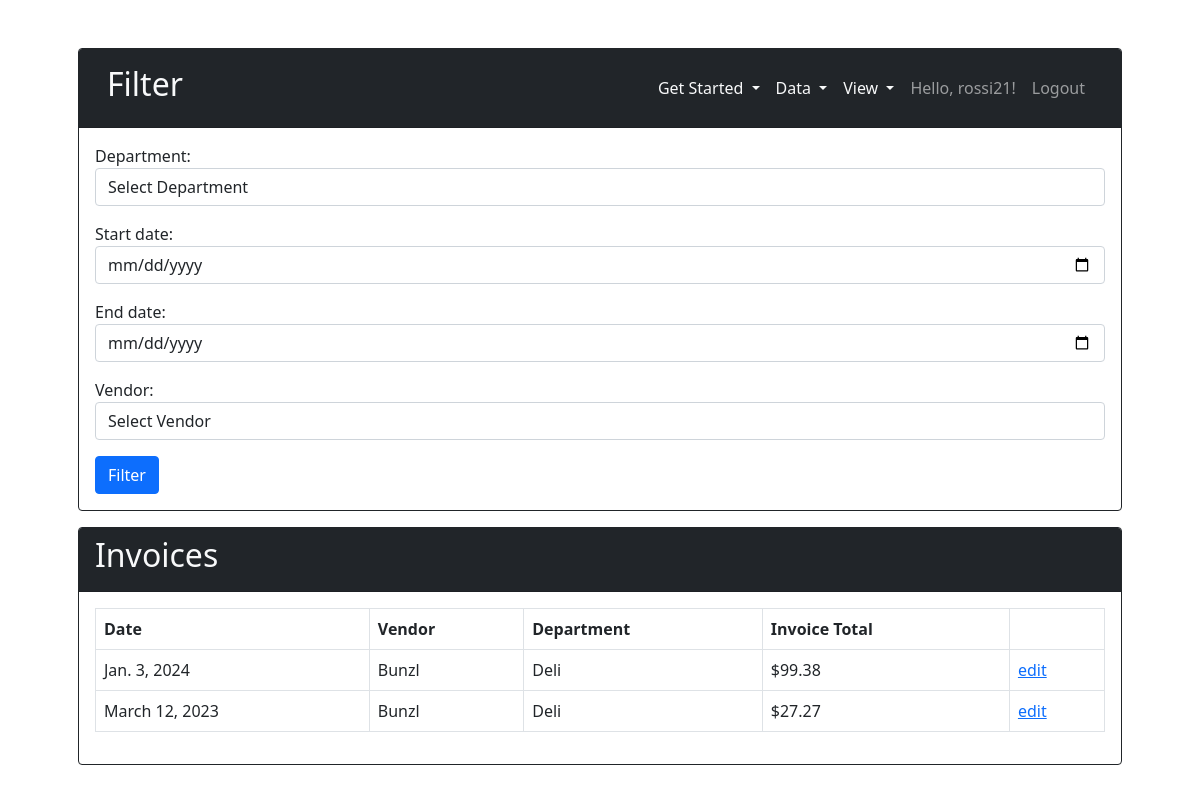
Screenshot of / (signed in) with the database file from the repository.
### invoice_app/models.py (models this page shows, shortened)
class Invoice(models.Model):
    user = models.ForeignKey(User, null=True, on_delete=models.CASCADE)
    vendor = models.ForeignKey(
        'Vendor', on_delete=models.CASCADE, null=True, blank=True)
    department = models.ForeignKey(
        'Department', on_delete=models.CASCADE, null=True, blank=True)
    total = models.FloatField()
    date = models.DateField()
    created_at = models.DateTimeField(auto_now_add=True)

class Vendor(models.Model):
    user = models.ForeignKey(User, null=True, on_delete=models.CASCADE)
    name = models.CharField(max_length=128)
    def __str__(self):
        return str(self.name)

class Department(models.Model):
    user = models.ForeignKey(User, null=True, on_delete=models.CASCADE)
    name = models.CharField(max_length=128)
    number = models.IntegerField()
    def __str__(self):
        return str(self.name)

### invoice_app/views.py (the view, shortened to what this page needs)
# urls.py: path('', views.home, name="home"),
@login_required
def home(request):
    departments = Department.objects.filter(user=request.user)
    invoices = Invoice.objects.filter(user=request.user)
    form = InvoiceFilterForm()
    total_sum = 0
    context = {
        'invoices': invoices,
        'form': form,
        'total_sum': total_sum,
        'departments': departments,
    }
    return render(request, 'index.html', context)

### invoice_app/forms.py
class InvoiceFilterForm(forms.Form):
    department = forms.ModelChoiceField(queryset=Department.objects.all(
    ), required=False, label='Department', empty_label='Select Department')
    date_start = forms.DateField(required=False, label='Start date', widget=forms.DateInput(
        attrs={'type': 'date', 'class': 'form-control'}))
    date_end = forms.DateField(required=False, label='End date', widget=forms.DateInput(
        attrs={'type': 'date', 'class': 'form-control'}))
    vendor_name = forms.ModelChoiceField(queryset=Vendor.objects.all(
    ), required=False, label='Vendor', empty_label="Select Vendor")
    def __init__(self, *args, **kwargs):
        super().__init__(*args, **kwargs)
        self.fields['department'].widget.attrs.update(
            {'class': 'form-control'})
        self.fields['vendor_name'].widget.attrs.update(
            {'class': 'form-control'})
        self.fields['date_start'].widget.attrs.update(
            {'class': 'form-control'})
        self.fields['date_end'].widget.attrs.update(
            {'class': 'form-control'})

### invoice_app/templates/index.html (shortened to what this page needs)
{% extends 'main.html' %}
{% block content %}
<div class="container p-5">
    <div class="card border border-dark">
        <div class="card-header bg-dark">
            {% include 'navbar.html' %}
        </div>
        <div class="card-body">
            <form method="post" action="{% url 'home' %}">
                {{ form.as_p }}
                <button class="btn btn-primary" type="submit">Filter</button>
            </form>
        </div>
    </div>
    <div class="card border border-dark mt-3">
        <div class="card-header bg-dark d-flex justify-content-between align-items-center">
            <h2 class="text-light">Invoices</h2>
        </div>
        <div class="card-body">
            {% if invoices %}
                <table id="invoiceTable" class="table table-bordered">
                    <thead>
                        <tr>
                            <th>Date</th>
                            <th>Vendor</th>
                            <th>Department</th>
                            <th>Invoice Total</th>
                            <th></th>
                        </tr>
                    </thead>
                    <tbody>
                        {% for invoice in invoices %}
                            <tr>
                                <td>{{ invoice.date }}</td>
                                <td>{{ invoice.vendor }}</td>
                                <td>{{ invoice.department }}</td>
                                <td>${{ invoice.total }}</td>
                                <td><a href="{% url 'update-invoice' invoice.id %}">edit</a></td>
                            </tr>
                        {% endfor %}
                    </tbody>
                </table>
            {% else %}
                <p>No invoices match the selected criteria.</p>
            {% endif %}
        </div>
    </div>
</div>
{% endblock %}

### invoice_app/templates/navbar.html (shortened to what this page needs)
<nav class="navbar navbar-dark bg-dark navbar-expand-lg">
    <div class="container-fluid">
        <h2><a class="text-decoration-none text-light" href="{% url 'home' %}">Filter</a></h2>
        <div class="collapse navbar-collapse" id="navbarNavDropdown">
            <ul class="navbar-nav ms-auto">
                <li class="nav-item dropdown">
                    <a class="nav-link dropdown-toggle text-light" href="#" role="button" data-bs-toggle="dropdown" aria-expanded="false">
                        Get Started
                    </a>
                </li>
                <li class="nav-item dropdown">
                    <a class="nav-link dropdown-toggle text-light" href="#" role="button" data-bs-toggle="dropdown" aria-expanded="false">
                        Data
                    </a>
                </li>
                <li class="nav-item dropdown">
                    <a class="nav-link dropdown-toggle text-light" href="#" role="button" data-bs-toggle="dropdown" aria-expanded="false">
                        View
                    </a>
                </li>
                <li class="nav-item">
                    <a class="nav-link" href="{% url 'view-user' request.user.id %}" >Hello, {{request.user}}!</a>
                </li>
                <li class="nav-item">
                    <a class="nav-link" href="{% url 'logoutUser' %}">Logout</a>
                </li>
            </ul>
        </div>
    </div>
</nav>

### rows the page displays
Invoice: date "Jan. 3, 2024", vendor "Bunzl", department "Deli", total "99.38"
Invoice: date "March 12, 2023", vendor "Bunzl", department "Deli", total "27.27"

### other values shown
{{ request.user }} "rossi21"
